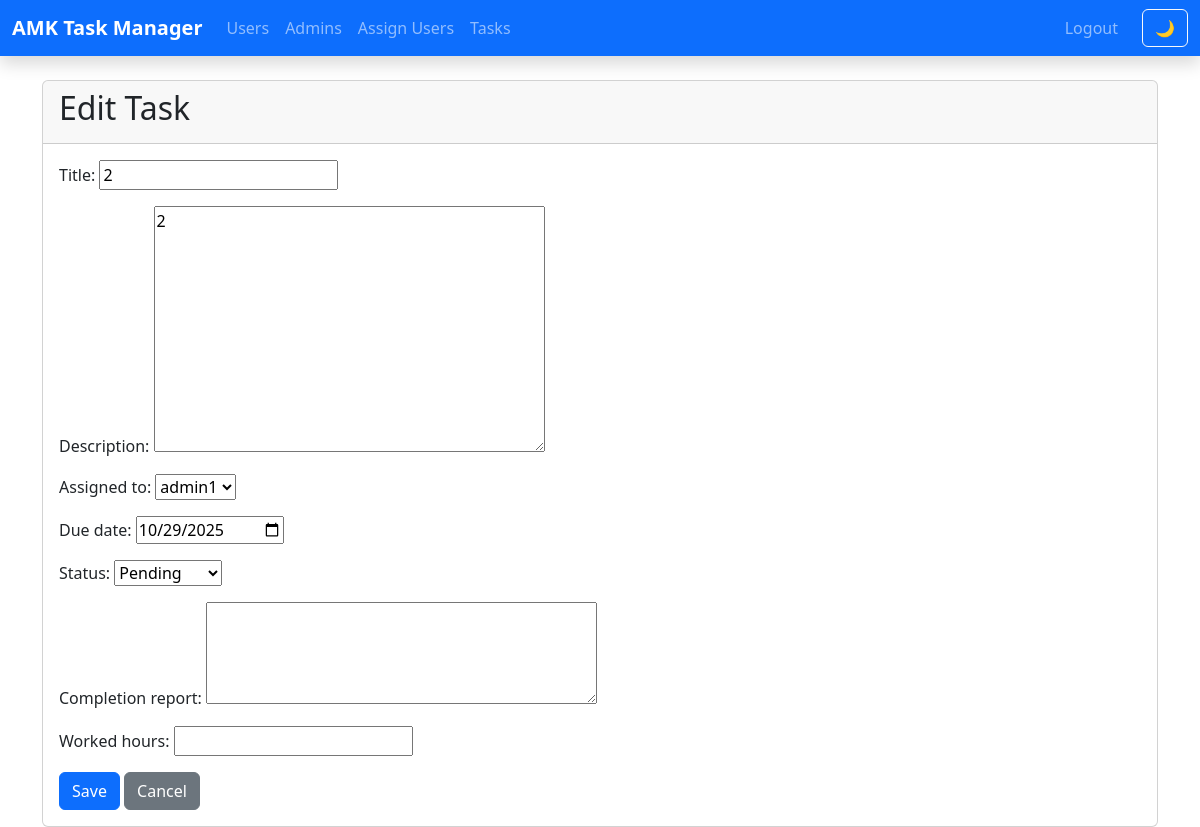
Screenshot of /tasks/3/ (signed in) with the database file from the repository.
### tasks/models.py (models this page shows, shortened)
class Task(models.Model):
    STATUS_CHOICES = [
        ('Pending', 'Pending'),
        ('In Progress', 'In Progress'),
        ('Completed', 'Completed'),
    ]
    title = models.CharField(max_length=255)
    description = models.TextField()
    assigned_to = models.ForeignKey(User, on_delete=models.CASCADE, related_name='assigned_tasks')
    due_date = models.DateField()
    status = models.CharField(max_length=20, choices=STATUS_CHOICES, default='Pending')
    completion_report = models.TextField(blank=True, null=True)
    worked_hours = models.PositiveIntegerField(blank=True, null=True)

### tasks/admin_views.py (the view)
# urls.py: path('tasks/<int:pk>/', TaskUpdateView.as_view(), name='task_update'),
class TaskUpdateView(AdminRequiredMixin, UpdateView):
    model = Task
    form_class = TaskForm
    template_name = 'task_form.html'
    success_url = reverse_lazy('task_list_admin')
    def get_form_kwargs(self):
        kwargs = super().get_form_kwargs()
        if not self.request.user.groups.filter(name='SuperAdmin').exists():
            kwargs['queryset'] = User.objects.filter(userprofile__managed_by=self.request.user)
        return kwargs

### tasks/forms.py (shortened to what this page needs)
class TaskForm(forms.ModelForm):
    class Meta:
        model = Task
        fields = ['title', 'description', 'assigned_to', 'due_date', 'status', 'completion_report', 'worked_hours']
        widgets = {
            'due_date': forms.DateInput(attrs={'type': 'date'}),
            'completion_report': forms.Textarea(attrs={'rows': 4}),
        }
    def __init__(self, *args, queryset=None, **kwargs):
        super().__init__(*args, **kwargs)
        if queryset:
            self.fields['assigned_to'].queryset = queryset

### tasks/admin_views.py (called while the page is built)
    def test_func(self):
        return self.request.user.groups.filter(name__in=['Admin', 'SuperAdmin']).exists()

### templates/task_form.html (shortened to what this page needs)
{% extends 'base.html' %}
{% block content %}
<div class="card">
    <div class="card-header">
        <h2>{% if object %}Edit Task{% else %}Create Task{% endif %}</h2>
    </div>
    <div class="card-body">
        <form method="post">
            {{ form.as_p }}
            <button type="submit" class="btn btn-primary">Save</button>
            <a href="{% url 'task_list_admin' %}" class="btn btn-secondary">Cancel</a>
        </form>
    </div>
</div>
{% endblock %}

### rows the page displays
Task: title "2", description "2", assigned_to "admin1", due_date "10/29/2025", status "Pending"
